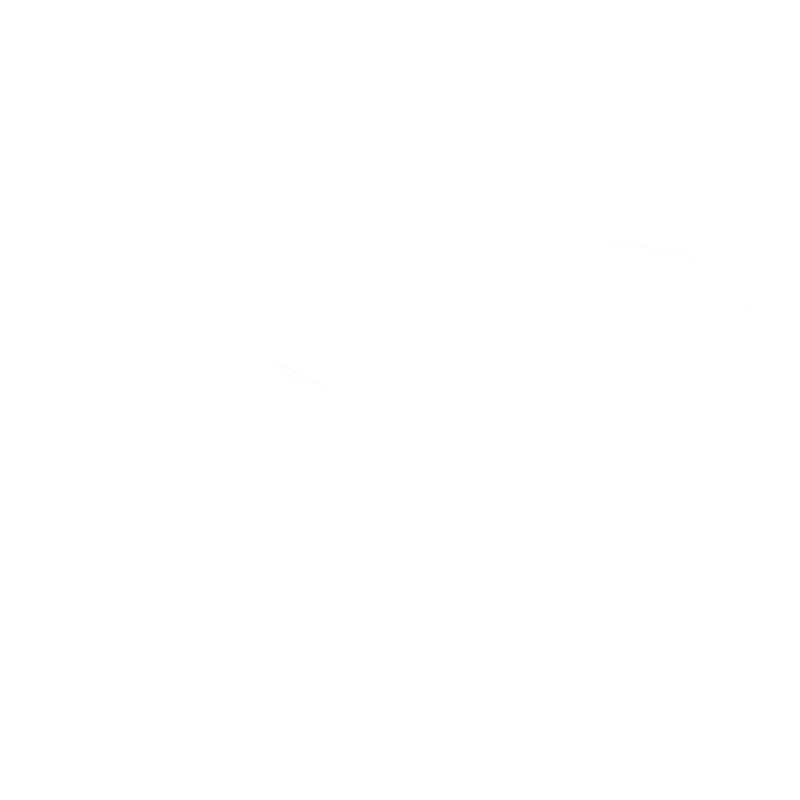
Frame 1 (no input)
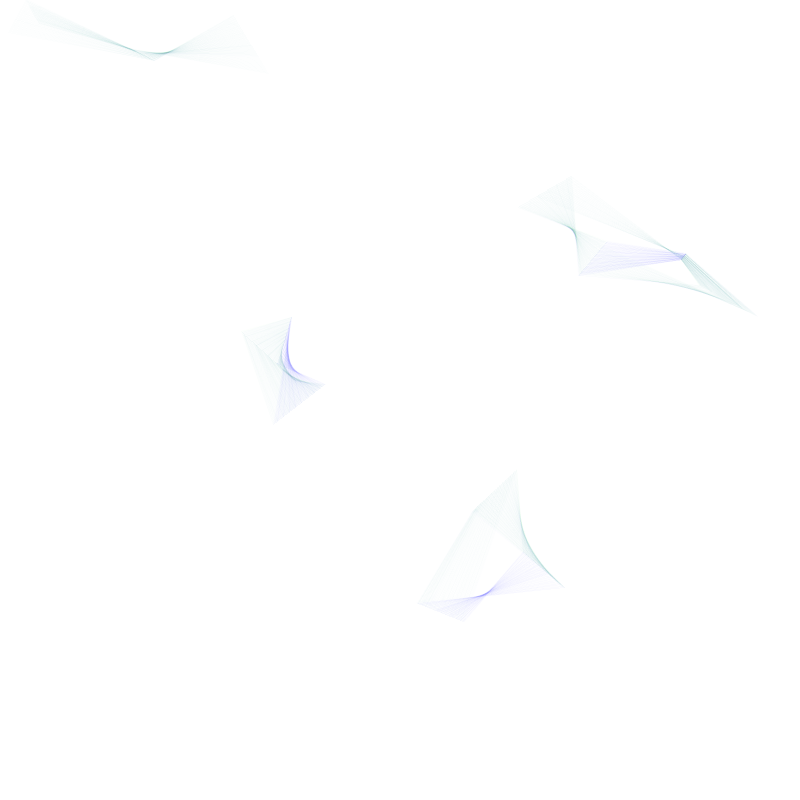
Frame 60 (the mouse pressed at the canvas centre just before this capture)
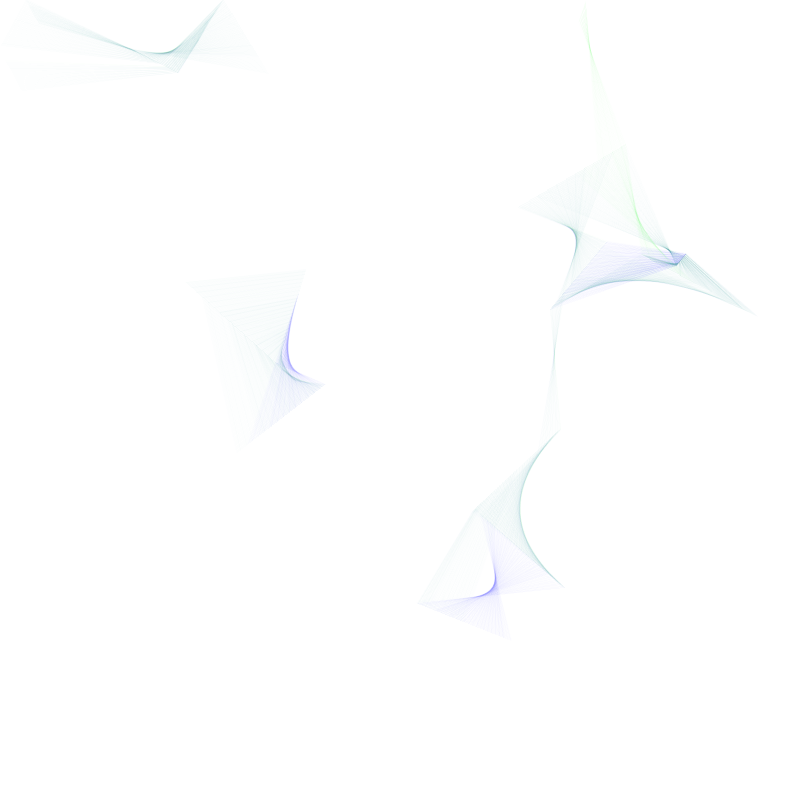
Frame 120 (the mouse held since frame 60 and released just before this capture)

The Processing sketch that drew these frames (run headless with seeded random() and noise(); from frame 60 on, the mouse is pressed at the canvas centre):

// Processing sketch: processing_152601
// ── processing_152601.pde

// Declare and ArrayList with the intention to fill with Form1 objects
ArrayList <Form1> circle;

// Declare how many Form1's will be used
int numberOfCircles = 15;


void setup() {
  size( 800, 800 );
  background( 255 );
  noFill();

  // create an empty ArrayList
  circle = new ArrayList<Form1>();

  // populate ArrayList variables
  for (int i=0; i<numberOfCircles; i++) {
    circle.add(new Form1(i));
  } // end for(i)
} // end of setup()



void draw() {
  //background( 255);
  for (int i=0; i<numberOfCircles; i++) {
    //circle.get(i).DrawCircle();
    circle.get(i).ImplementBehaviour();
    circle.get(i).ImplementProcess0();
  } // end for(i)
} // end of draw()



class Form1 {
  // declare variables used in this object
  int index, diameter;
  float x, y, dx, dy, transparency;

  // define how variables are initially set
  Form1 ( int index ) {
    this.index   = index;
    diameter     = 200;
    x            = random( width );
    y            = random( height );
    dx           = random( -1, 1 );
    dy           = random( -1, 1 );
    transparency = 64;
    // make sure dx and dy are not zero
    if (dx==0) { 
      dx = random( 0.3, 1 );
    }
    if (dy==0) { 
      dy = random( 0.3, 1 );
    }
  } //end of definition


  // ImplementBehaviour() function
  // form 1 = circle
  // behaviour 1 = move in a straight line
  // behaviour 2 = constarin to surface
  void ImplementBehaviour() {
    Behaviour1();
    Behaviour2();
  } // end ImplementBehaviour()


  // Behaviour1 function - move in a straight line
  void Behaviour1() {
    // update circle position
    this.x += this.dx;
    this.y += this.dy;
  } // end Behaviour1()


  // Behaviour2 function - constrain to surface
  void Behaviour2() {
    // check boundary limits and change direction if necessary
    if (this.x < 0 || this.x > width ) { 
      dx = -dx;
    }
    if (this.y < 0 || this.y > height ) { 
      dy = -dy;
    }
  } // end Behaviour2()


  // draw circle
  void DrawCircle() {
    stroke( 0, 64 );
    ellipse(this.x, this.y, this.diameter, this.diameter);
  } // end DrawCircle()


  // ImplementProcess0() function
  // if two elements intersect then draw a line connecting centres
  // colouring the line based on the circle being odd or even
  void ImplementProcess0() {
    for (int i=0; i<numberOfCircles; i++ ) {
      // do not check circle intersection against itself
      if (i != this.index) {
        float proximity = dist(this.x, this.y, circle.get(i).x, circle.get(i).y);
        // set transparency based upon the proximity of the circles to one another
        this.transparency = map(this.diameter-proximity, 0, this.diameter, 0, 5);
        // check for collision
        if ( proximity < this.diameter ) {
          // colour line based on whether circle index is odd or even
          if (this.index%2 == 0) { 
            stroke( 0, 255, 0, this.transparency ); // green
          } else { 
            stroke( 0, 0, 255, this.transparency ); // blue
          } // end if(index)
          line( this.x, this.y, circle.get(i).x, circle.get(i).y );
        } // end if(dist)
      } // end if(i)
    } // end for(i)
  } // end ImplementProcess0()
} // end of class Form1
